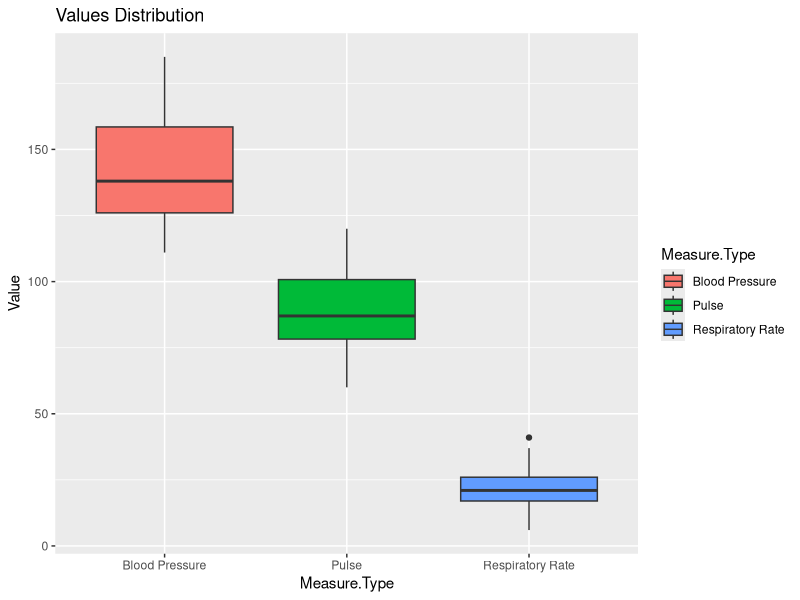
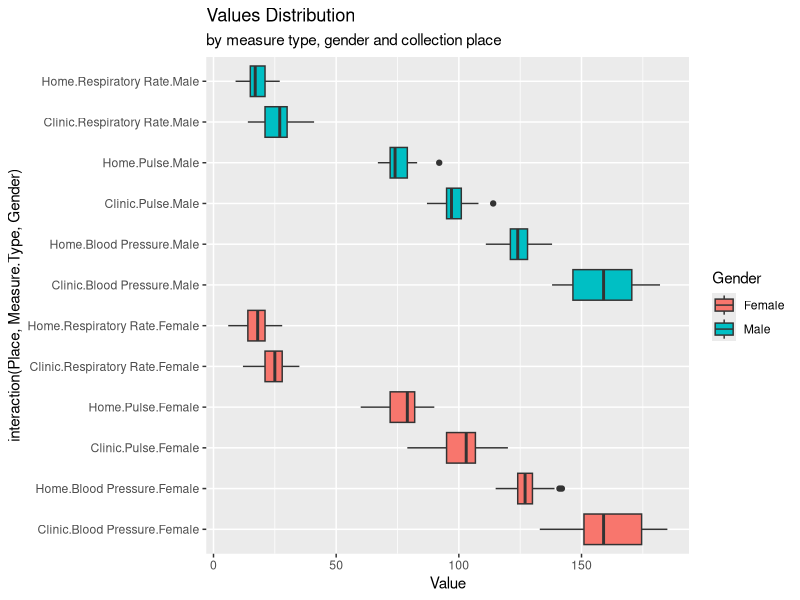
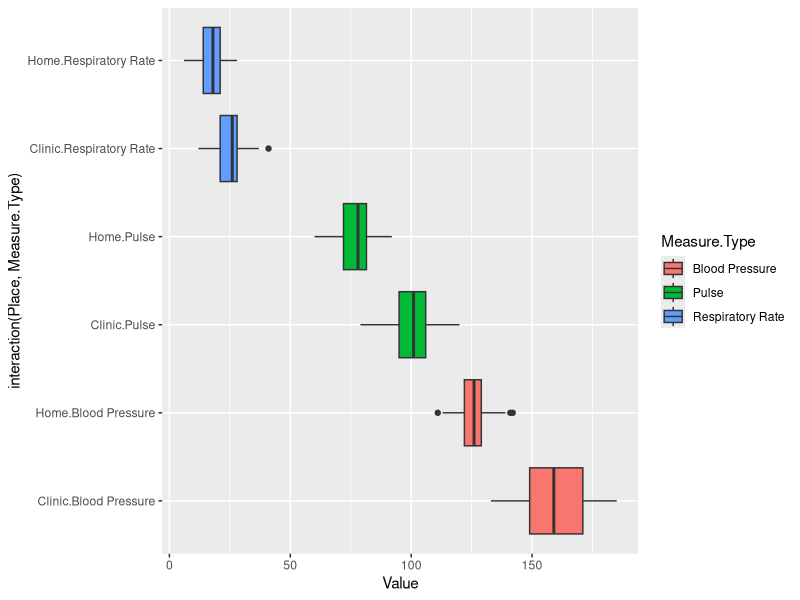
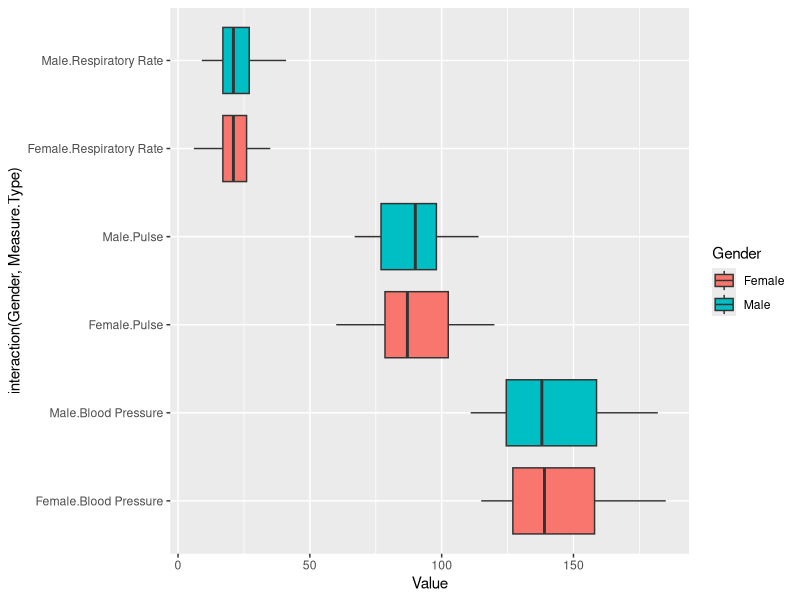

The R script that drew these images, in order:
# this document had been created on 2/5/25
# setwd("~/Desktop")

# import libraries 
library(lme4)
library(dplyr)
library(ggplot2)

# this is fake dataset, which you can create yourself utilizing this script: https://github.com/ZulfiiaDitto/Mixed-effect-linear-models/blob/main/Generating_dataset_for_mixed_effect_linear_model.ipynb
# or directly loaded dataset from this link:
# https://github.com/ZulfiiaDitto/Mixed-effect-linear-models/blob/main/patients_measurments.csv

df = read.csv('patients_measurments.csv', header = TRUE)
summary(df)

ggplot(df, aes(x = Measure.Type, y = Value, fill = Measure.Type)) + geom_boxplot() + ggtitle("Values Distribution")

# box plot shows the distribution within the place where the measurement had been collected,
# by measurement type and by Gender 

df %>% 
  group_by( Place, Measure.Type, Gender) %>% 
  ggplot(aes(x = interaction( Place, Measure.Type, Gender), y = Value,  fill = Gender)) + 
  geom_boxplot() + coord_flip() +
  labs(title='Values Distribution',
       subtitle='by measure type, gender and collection place')


# this box plot shows you distribution of the measurments based of the places 
df %>% 
  group_by(Place, Measure.Type) %>% 
  ggplot(aes(x = interaction(Place, Measure.Type), y = Value,  fill = Measure.Type)) + 
  geom_boxplot() + coord_flip() 

# by gender and Collection place
df %>% 
  group_by(Gender, Measure.Type) %>% 
  ggplot(aes(x = interaction(Gender, Measure.Type), y = Value,  fill = Gender)) + 
  geom_boxplot() + coord_flip() 

table(df$Measure.Type)

# lets calculate the how many time different measures had been taken
table = df %>%
  group_by(Patient.ID,Measure.Type,Place) %>%
  summarise(count= n()) 

#lets average this values per measurement type and place
table %>% group_by(Measure.Type,Place) %>% summarise(Mean = mean(count))

# since the each measurement is different in their ranges,
# we will have to filter small subsets based on the measurements type. 

# Blood Pressure df
BP = df %>% filter(df$Measure.Type == 'Blood Pressure')
table(BP$Place)

# Pulse df
pulse = df %>% filter(df$Measure.Type == 'Pulse')
table(pulse$Place)
  
# Respiratory rate df
rr = df %>% filter(df$Measure.Type == 'Respiratory Rate')
table(rr$Place)  


####################### predicting the Values of measurment BP, based on the Place and Gender and Age. 

model = lmer(Value ~ Place  + (1|Patient.ID)  , data=BP)
summary(model)


model.2 = lmer(Value ~ Place + Gender + Age + (1|Patient.ID)  , data=BP)
summary(model.2)

coef(model.2)

#### significance of the model utilizing the anova 

model.null = lmer(Value ~ Place  + (1|Patient.ID)  , data=BP, REML = FALSE)

model.atr = lmer(Value ~ Place + Gender + Age + (1|Patient.ID)  , data=BP, REML = FALSE)

anova(model.null, model.atr)

##### random slope 

model3 = lmer(Value ~ Place + (1+ Value|Patient.ID), data=BP)

summary(model3)

# you can see we over-complex the model -> isSingular() function in both cases return True 

isSingular(model3)

### You can play with the rest of subsets fro Pulse and Respiratory Rate. 


